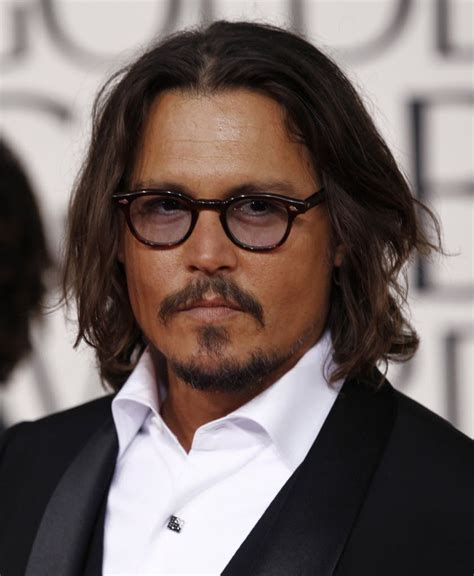
#> input picture application_images/Depp.jpg, 474 x 576 px
$ python resize_test.py
#> lines starting #> are read from the running program, lines starting #| are printed output that depends on the picture
#> further down, image is the input picture: shape (576, 474, 3); mean B, G, R 98.4, 101.4, 114.4
import cv2
import numpy as np
import matplotlib.pyplot as plt

# Manually implemented resize function
def resize_image(image, new_size):
#> called with new_size = (200, 300)
    height, width = new_size
    new_image = np.zeros((height, width, image.shape[2]), dtype=image.dtype)
    y_ratio = image.shape[0] / height
#> y_ratio = 2.88
    x_ratio = image.shape[1] / width
#> x_ratio = 1.58

    for i in range(height):
        for j in range(width):
            orig_y = int(i * y_ratio)
            orig_x = int(j * x_ratio)
            new_image[i, j] = image[orig_y, orig_x]
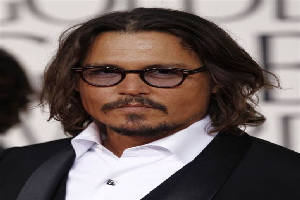
#> new_image: shape (200, 300, 3); mean B, G, R 98.5, 101.6, 114.5

    return new_image

# Load an image using OpenCV
image = cv2.imread('application_images/Depp.jpg')  # Replace 'image.jpg' with your image path

# Define the new size for the image
new_size = (200, 300)  # Example: resizing to 200x300 pixels

# Resize using the manual function
manual_resized_image = resize_image(image, new_size)

# Resize using OpenCV's built-in resize function for comparison
opencv_resized_image = cv2.resize(image, (new_size[1], new_size[0]))
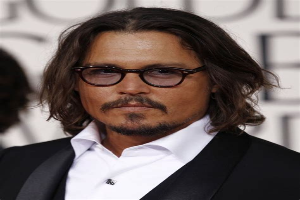
#> opencv_resized_image: shape (200, 300, 3); mean B, G, R 98.3, 101.3, 114.3

# Plot the original, manual resized, and OpenCV resized images for comparison
plt.figure(figsize=(10, 6))

plt.subplot(1, 3, 1)
plt.imshow(image[:, :, ::-1])
plt.title('Original Image')
plt.axis('off')

plt.subplot(1, 3, 2)
plt.imshow(manual_resized_image[:, :, ::-1])
plt.title('Manually Resized Image')
plt.axis('off')

plt.subplot(1, 3, 3)
plt.imshow(opencv_resized_image[:, :, ::-1])
plt.title('OpenCV Resized Image')
plt.axis('off')

plt.tight_layout()
plt.show()
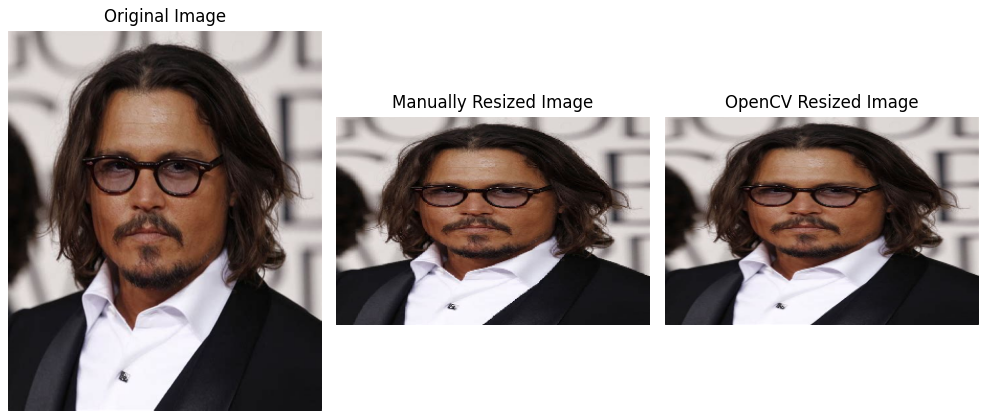
#> figure drawn by matplotlib, 3 panels

$ run again, with application_images/2.jpg copied over application_images/Depp.jpg
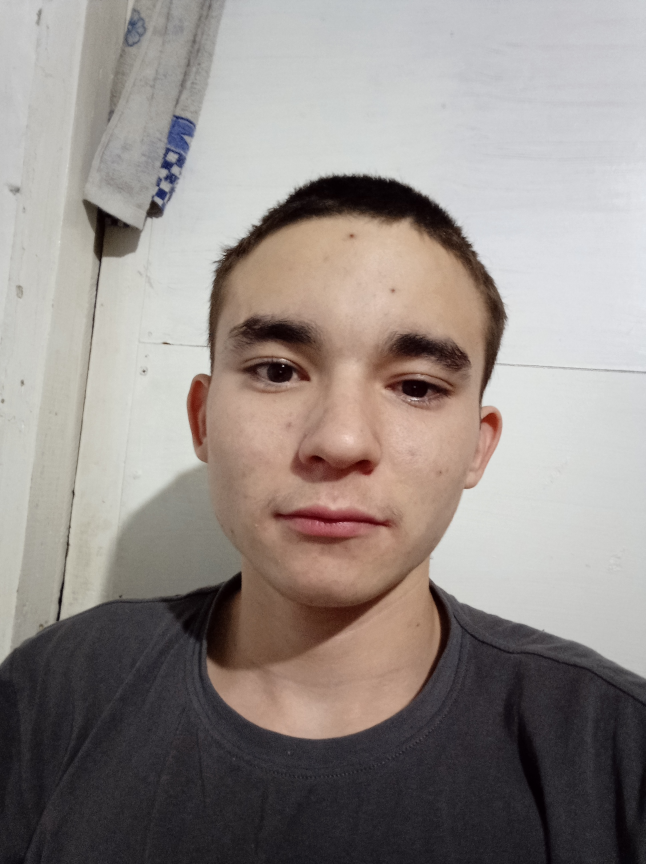
#> input picture application_images/2.jpg, 1936 x 2592 px (shown at 1/3 size)
#> image is the input picture: shape (2592, 1936, 3); mean B, G, R 136.1, 140.2, 148.4
#> after the loop in resize_image, `for i in range(height):`:
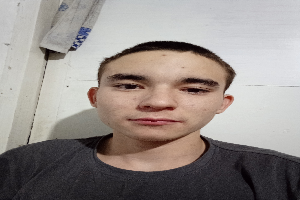
#> new_image: shape (200, 300, 3); mean B, G, R 136.5, 140.6, 148.7
#> `plt.show()`:
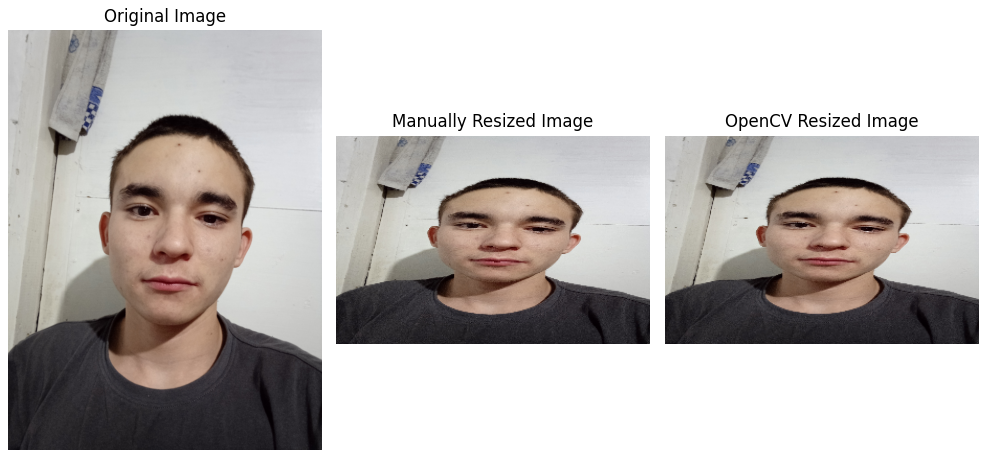
#> figure drawn by matplotlib, 3 panels

$ run again, with application_images/3.jpg copied over application_images/Depp.jpg
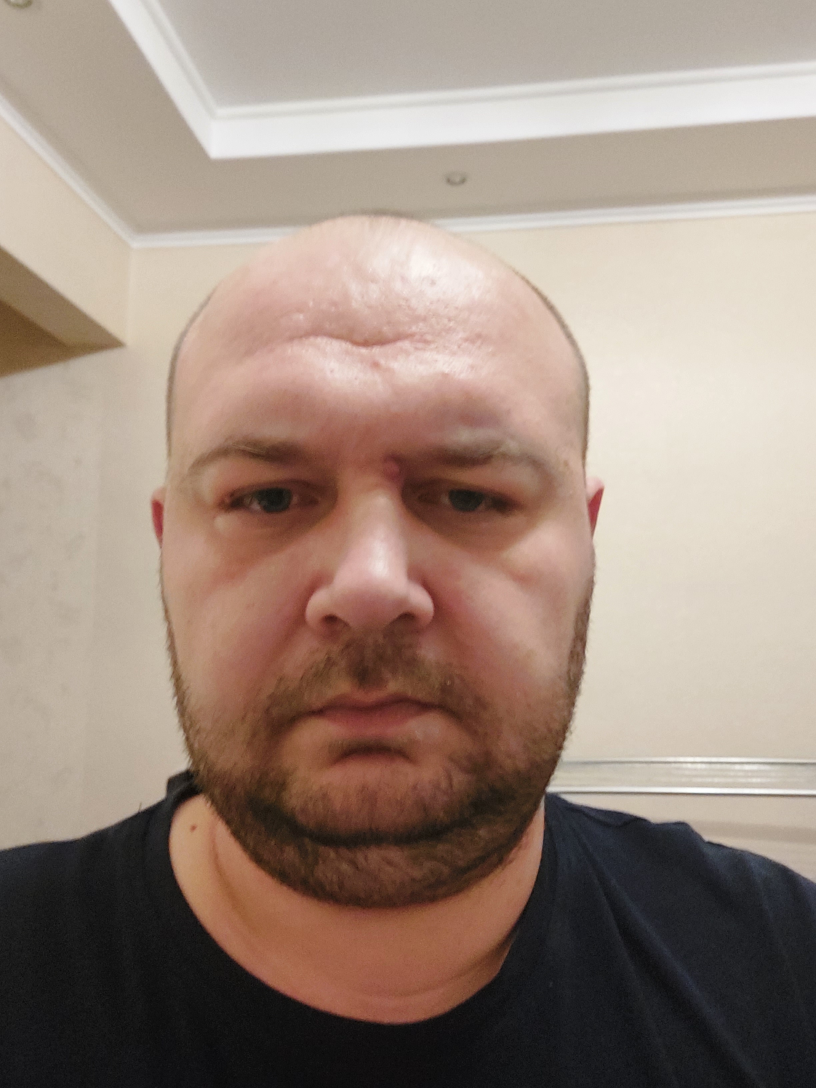
#> input picture application_images/3.jpg, 2448 x 3264 px (shown at 1/3 size)
#> image is the input picture: shape (3264, 2448, 3); mean B, G, R 124.7, 136.7, 155.8
#> after the loop in resize_image, `for i in range(height):`:
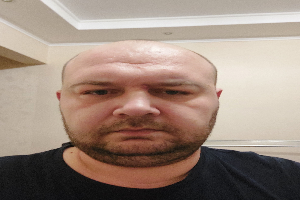
#> new_image: shape (200, 300, 3); mean B, G, R 125, 137, 156.2
#> `plt.show()`:
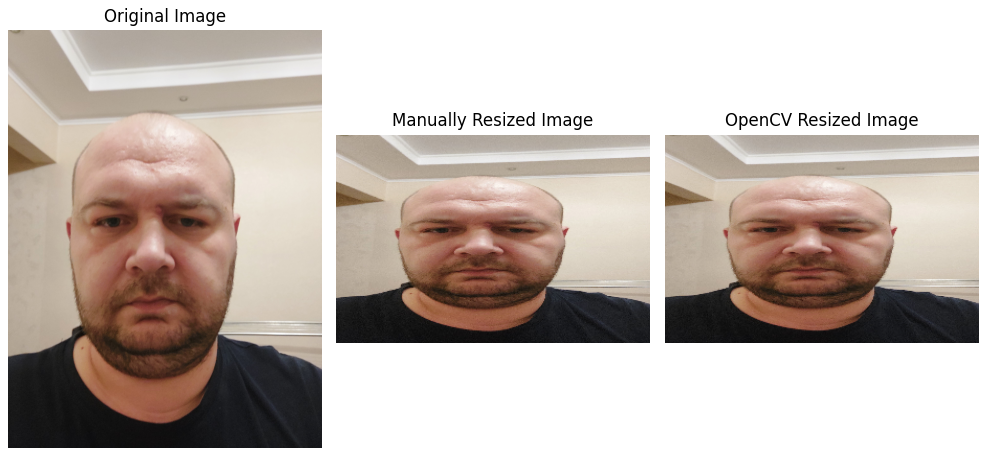
#> figure drawn by matplotlib, 3 panels

$ run again, with application_images/4.jpg copied over application_images/Depp.jpg
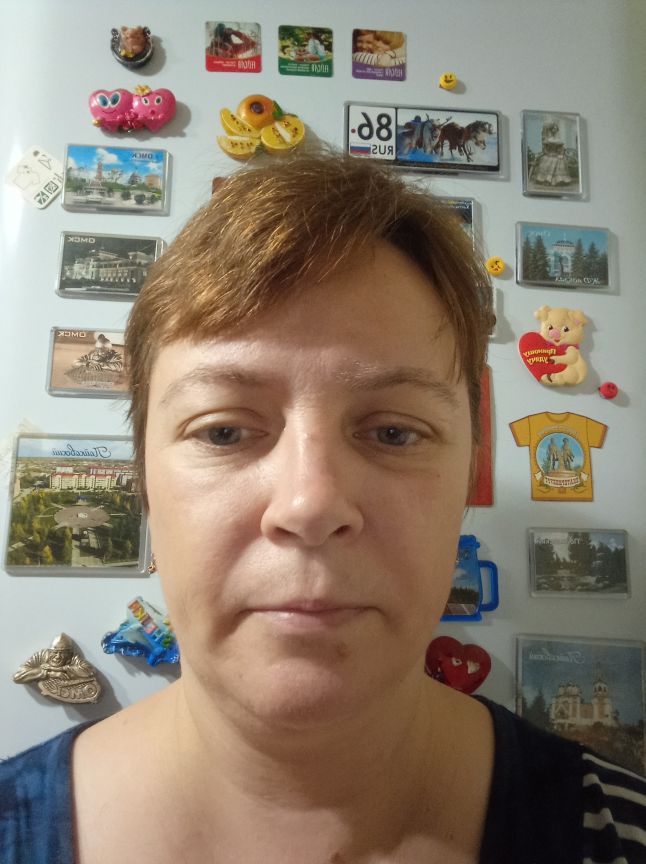
#> input picture application_images/4.jpg, 1936 x 2592 px (shown at 1/3 size)
#> image is the input picture: shape (2592, 1936, 3); mean B, G, R 113.9, 129.1, 142
#> after the loop in resize_image, `for i in range(height):`:
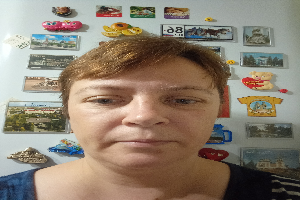
#> new_image: shape (200, 300, 3); mean B, G, R 114.3, 129.5, 142.3
#> `plt.show()`:
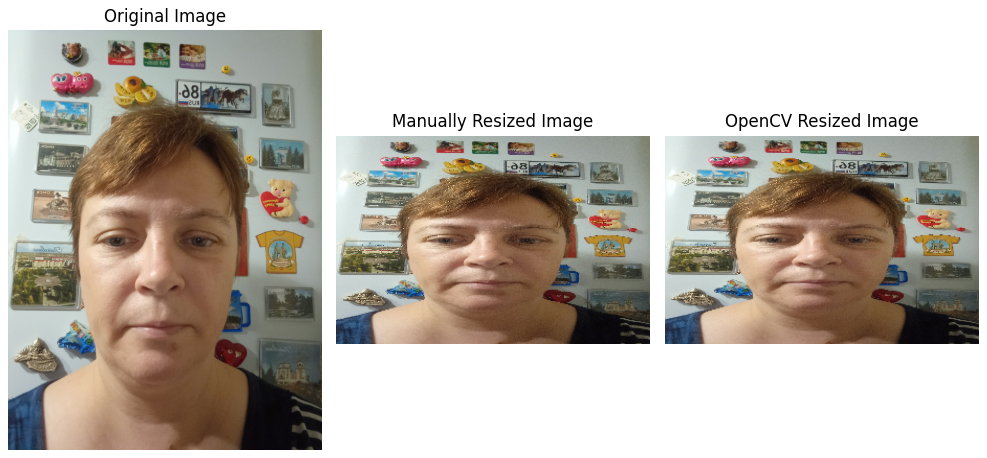
#> figure drawn by matplotlib, 3 panels
